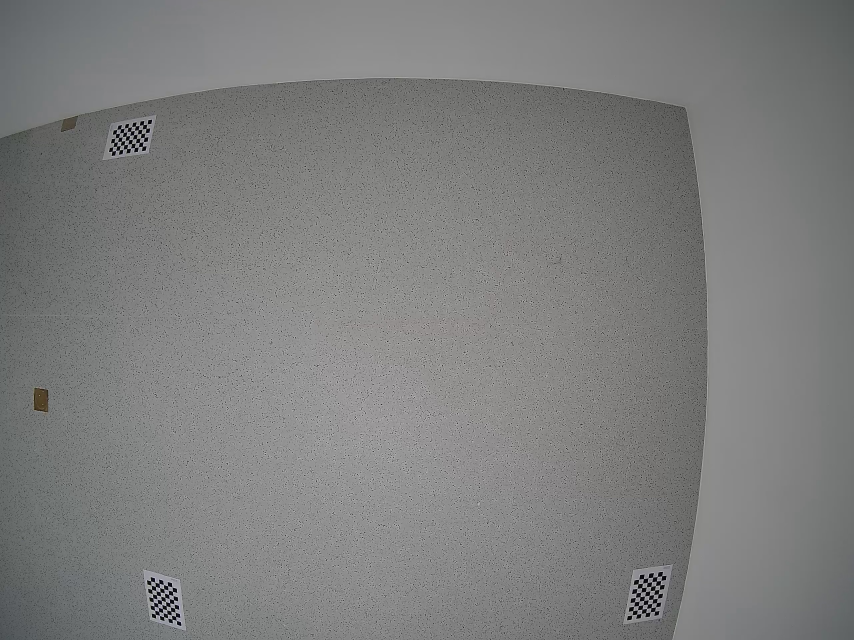
#> input picture etc/ImageStitching/archive/ManualCalibrationImages/Cam1.jpg, 2560 x 1920 px (shown at 1/3 size); its folder holds 4 pictures in this run
$ python load_and_manual_calibrate.py
#> lines starting #> are read from the running program, lines starting #| are printed output that depends on the picture
import cv2
import numpy as np
import os
import matplotlib.pyplot as plt

def load_calibration_data(camera_folder):
    # Load the saved calibration data from the file
#> called with camera_folder = 'Camera_1'
    data = np.load(os.path.join(camera_folder, 'calibration_data.npz'))
#> (reads etc/ImageStitching/archive/test/calibration_data.npz from the repository)
    return data['mtx'], data['dist']

def undistort_image(img, mtx, dist):
    # Apply undistortion to the image using the camera matrix and distortion coefficients
    h, w = img.shape[:2]
    newcameramtx, roi = cv2.getOptimalNewCameraMatrix(mtx, dist, (w, h), 1, (w, h))
    dst = cv2.undistort(img, mtx, dist, None, newcameramtx)
    # Crop the image
    x, y, w, h = roi
    dst = dst[y:y+h, x:x+w]
    return dst

def process_and_display_images():
    fig, axs = plt.subplots(2, 3, figsize=(15, 10))  # Setup a 2x3 plot grid
    axs = axs.flatten()
    camera_positions = [2, 5, 4, 0, 3]  # Position indices in a 2x3 flattened array
    rotations = [0, 90, 0, 90, 0]  # Degrees of rotation for cam2 and cam4

    for i in range(1, 6):
        folder = f'Camera_{i}'
        mtx, dist = load_calibration_data(folder)
        img_path = os.path.join('ManualCalibrationImages', f'Cam{i}.jpg')  # Adjust filename as needed
        img = cv2.imread(img_path)
#> img is the input picture: shape (1920, 2560, 3); mean B, G, R 125.6, 126.2, 125.8
        print(f"Processing {img_path}",f"Shape: {img.shape}")
#| Processing ManualCalibrationImages/Cam1.jpg Shape: (1920, 2560, 3)
        if img is None:
            print(f"No image found in {img_path}")
            continue

        # Undistort the image
        img = undistort_image(img, mtx, dist)
#> in undistort_image, `dst = cv2.undistort(img, mtx, dist, None, newcameramtx)`:
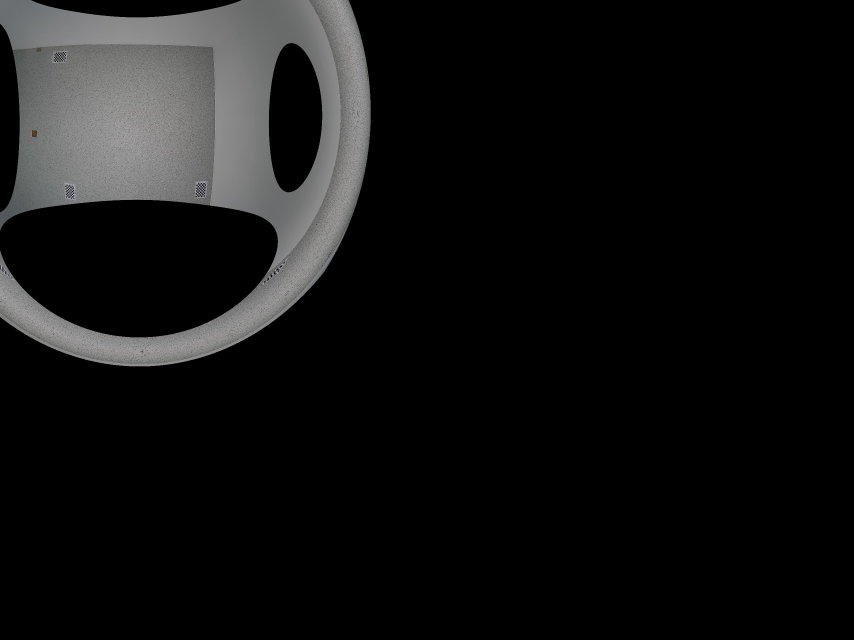
#> dst: shape (1920, 2560, 3) (shown at 1/3 size); mean B, G, R 18.2, 18.3, 18.3
#> in undistort_image, `dst = dst[y:y+h, x:x+w]`:
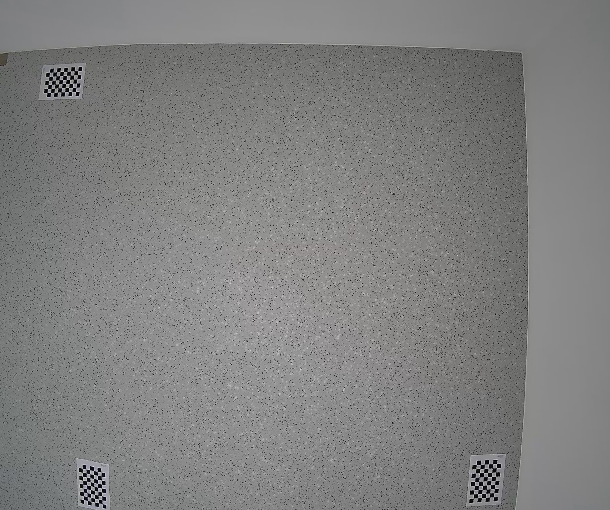
#> dst: shape (510, 610, 3); mean B, G, R 127.5, 128.2, 128.1
        print(f"Undistorted shape: {img.shape}")
#| Undistorted shape: (510, 610, 3)

        # Rotate images from cam2 and cam4 by 90 degrees clockwise
        if i == 2 or i == 4:
            img = cv2.rotate(img, cv2.ROTATE_90_CLOCKWISE)

        # Convert image to RGB for plotting
        img_rgb = cv2.cvtColor(img, cv2.COLOR_BGR2RGB)

        # Display the image in the specified grid position
        ax = axs[camera_positions[i-1]]
        ax.imshow(img_rgb)
        ax.axis('off')
        ax.set_title(f'Camera {i}')
#> pass 2 of the loop in process_and_display_images, `for i in range(1, 6):`:
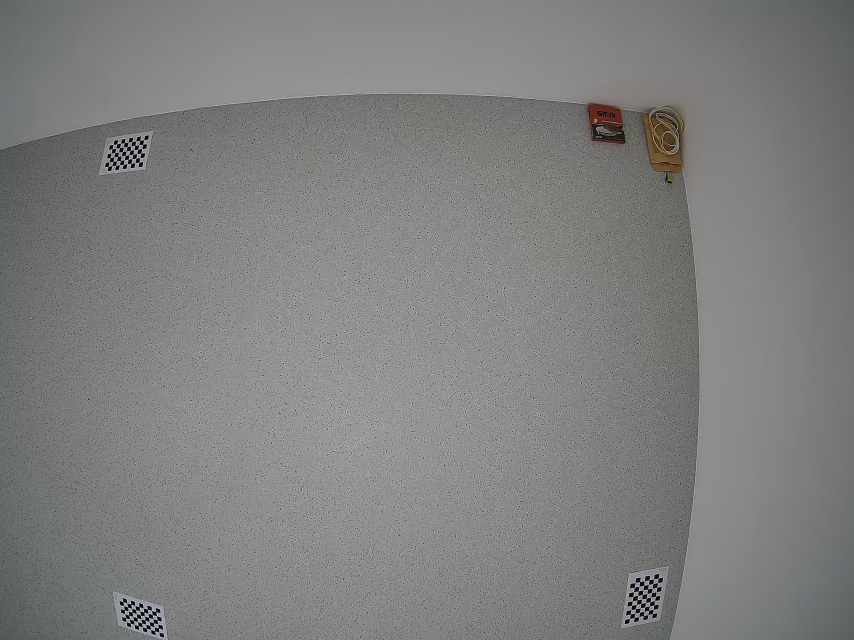
#> input picture etc/ImageStitching/archive/ManualCalibrationImages/Cam2.jpg, 2560 x 1920 px (shown at 1/3 size)
#> in process_and_display_images, img is the input picture: shape (1920, 2560, 3); mean B, G, R 127, 127.9, 127.4
#| Processing ManualCalibrationImages/Cam2.jpg Shape: (1920, 2560, 3)
#> in undistort_image (call 2), `dst = dst[y:y+h, x:x+w]`:
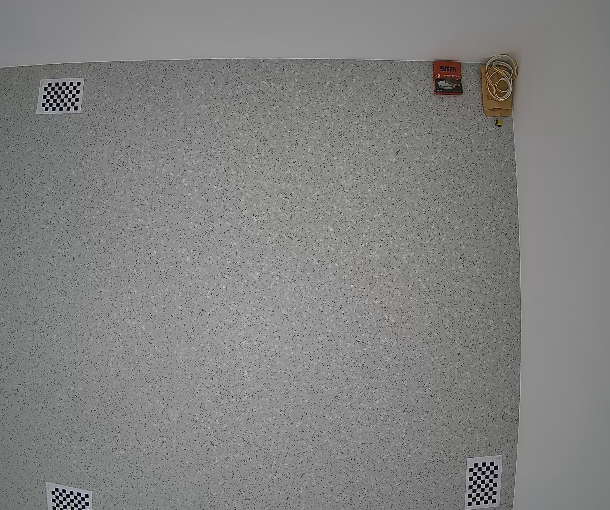
#> dst: shape (510, 610, 3); mean B, G, R 129, 130.1, 130
#| Undistorted shape: (510, 610, 3)
#> in process_and_display_images, `img = cv2.rotate(img, cv2.ROTATE_90_CLOCKWISE)`:
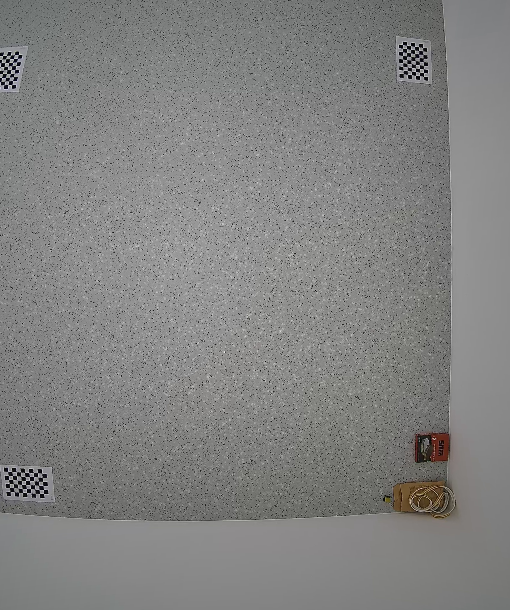
#> img: shape (610, 510, 3); mean B, G, R 129, 130.1, 130
#> img_rgb: shape (610, 510, 3)
#> pass 3 of the loop in process_and_display_images, `for i in range(1, 6):`:
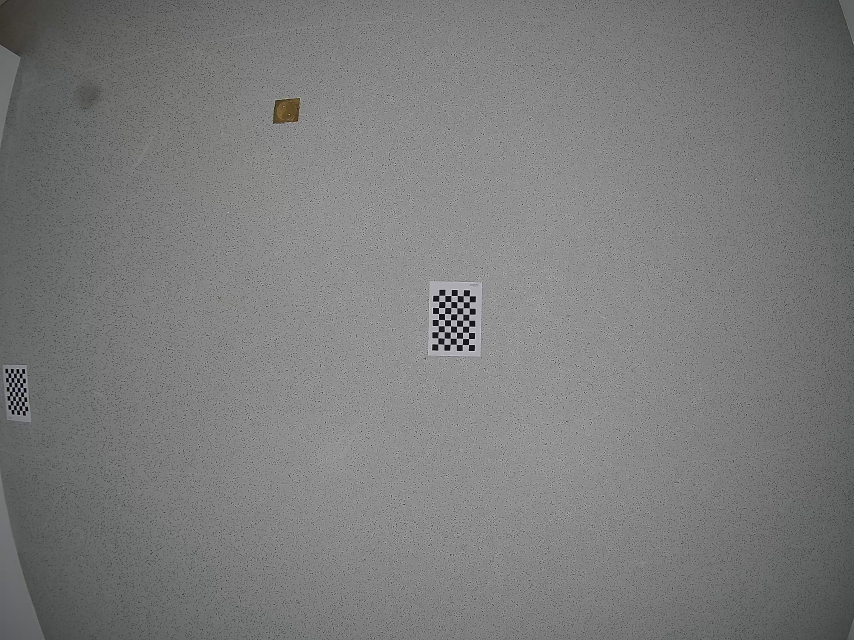
#> input picture etc/ImageStitching/archive/ManualCalibrationImages/Cam3.jpg, 2560 x 1920 px (shown at 1/3 size)
#> in process_and_display_images, img is the input picture: shape (1920, 2560, 3); mean B, G, R 123.5, 123.8, 123.4
#| Processing ManualCalibrationImages/Cam3.jpg Shape: (1920, 2560, 3)
#> in undistort_image (call 3), `dst = cv2.undistort(img, mtx, dist, None, newcameramtx)`:
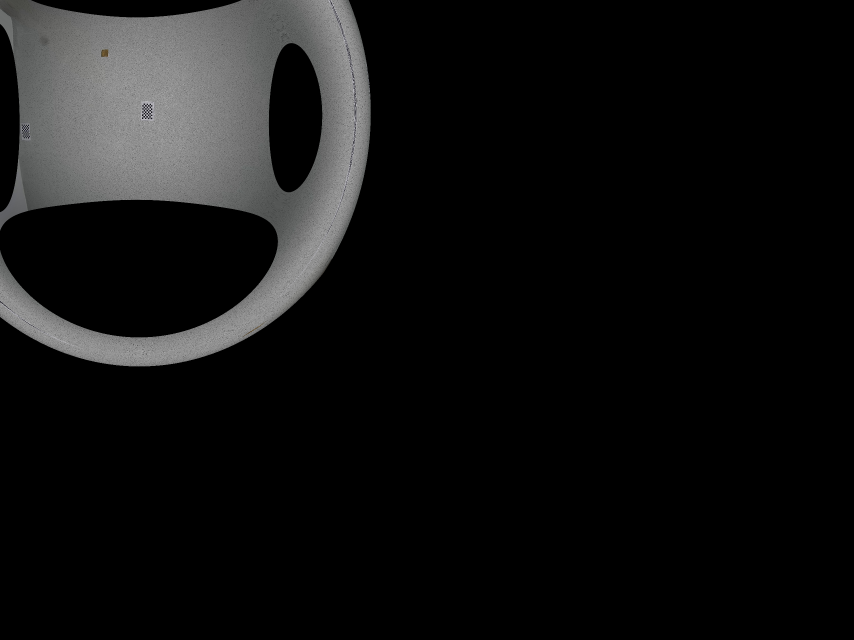
#> dst: shape (1920, 2560, 3) (shown at 1/3 size); mean B, G, R 17.8, 17.8, 17.7
#> in undistort_image (call 3), `dst = dst[y:y+h, x:x+w]`:
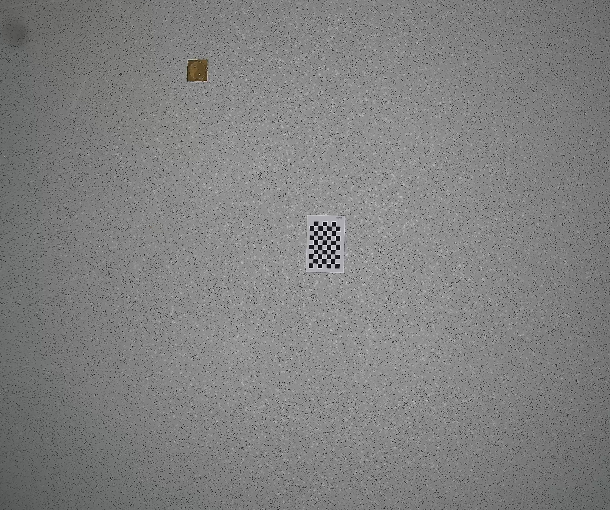
#> dst: shape (510, 610, 3); mean B, G, R 128.3, 128.5, 128.3
#| Undistorted shape: (510, 610, 3)
#> img_rgb: shape (510, 610, 3)
#> the loop made 5 passes; the first 3 are shown

    plt.tight_layout()
    plt.show()

if __name__ == "__main__":
#> (the run stopped early here; a loop or call above may not have finished)
